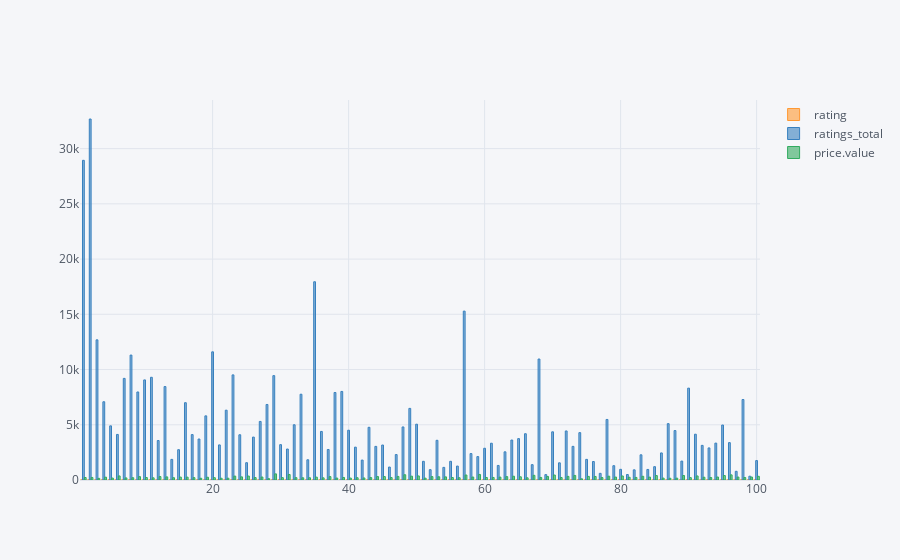

The cell this chart's notebook holds for it:
### Code cell
amazon_bs.groupby('rank').agg('mean').iplot(kind="bar")
